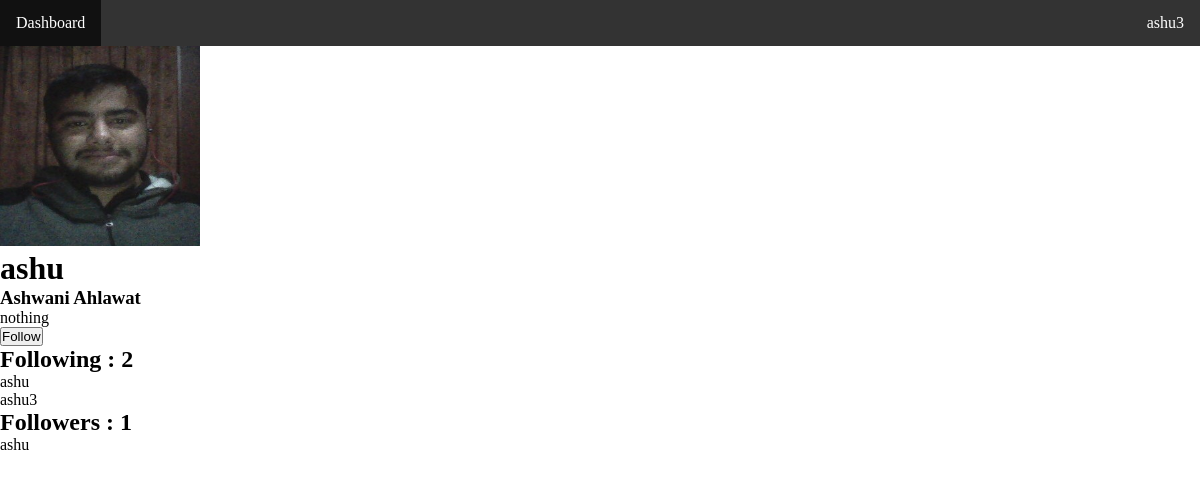
Page /accounts/profile/ashu (signed in) on the committed database.
### accounts/models.py (models this page shows, shortened)
class Profile(models.Model):
    gender_choices = (
        ("Male","Male"),
        ("Female", "Female"),
        ("Other", "Other")
    )
    user = models.OneToOneField(User, models.CASCADE)
    about = models.TextField(blank=True)
    dp = models.ImageField(default = "images/defaults/dp.png", upload_to = "images/dps/")
    phone = models.CharField(blank=True, max_length=13)
    gender = models.CharField(blank=True, choices=gender_choices, max_length=7)
    bday = models.DateField(blank=True,null=True)
    followers = models.ManyToManyField('self',blank=True,related_name='user_followers',symmetrical=False)
    following = models.ManyToManyField('self',blank=True,related_name='user_following',symmetrical=False)
    edited = models.DateTimeField(auto_now=True)

### accounts/views.py (the view, shortened to what this page needs)
# urls.py: path('profile/<str:username>', views.profile_other),
def profile_other(request, username):
    followed = False
    try:
        user_other = User.objects.get(username=username)
        profile_other = Profile.objects.get(user = user_other)
        if request.user.is_authenticated:
            profile = Profile.objects.get(user=request.user)
            if profile_other in profile.following.all():
                followed = True
    except Exception as e:
        print(e)
        profile_other = None
    data = {
        "profile" : profile_other,
        "followed" : followed
    }
    return render(request, "accounts/profile_other.html", data)

### templates/accounts/profile_other.html (shortened to what this page needs)
{% extends 'base.html' %}
{% block content %}
    {% if profile %}
    <div>
        <img src="/media/{{profile.dp}}" alt="" height="200" width="200">
        <h1> {{profile.user.username}} </h1>
        <h3>{{profile.user.first_name}} {{profile.user.last_name}}</h3>
        <p>{{profile.about|linebreaks}}</p>
        {% if request.user.is_authenticated %}
            <form action="" method="post">
                {% if followed %}
                    <input type="submit" value="Unfollow">
                {% else %}
                    <input type="submit" value="Follow">
                {% endif %}
            </form>
            <div>
                <h2>Following : {{profile.following.all|length}}</h2>
                <ul>
                    {% for follower in profile.following.all|slice:":10" %}
                        <li>{{follower.user.username}}</li>
                    {% endfor %}
                </ul>
            </div>
            <div>
                <h2>Followers : {{profile.followers.all|length}}</h2>
                <ul>
                    {% for follower in profile.followers.all|slice:":10"  %}
                        <li>{{follower.user.username}}</li>
                    {% endfor %}
                </ul>
            </div>
        {% else %}
            <p>To follow people or see the followers/following you need to login <a href="/accounts/login">here</a></p>
        {% endif %}
    </div>
    {% else %}
    <div>
        User doesn't exist
    </div>
    {% endif %}
{% endblock %}

### templates/base.html (shortened to what this page needs)
<!DOCTYPE html>
<html lang="en">
<head>
    <link rel="stylesheet" href="/media/css/base.css">
</head>
<body>
    <ul class="navbar">
        <li><a class="active" href="/dash">Dashboard</a></li>
        <li style="float: right;">
            {% if user.is_authenticated %}
                <a href="/accounts/profile">{{user.username}}</a>
            {% else %}
                <a href="/accounts/login">Account</a>
            {% endif %}
        </li>
    </ul>
    {% block content %}
    {% endblock %}
</body>
</html>

### media/css/base.css (style rules this page uses)
* { padding: 0; margin: 0; }
.navbar { list-style-type: none; margin: 0; padding: 0; overflow: hidden; background-color: #333; }
.navbar li { float: left; }
.navbar li a { display: block; color: white; text-align: center; padding: 14px 16px; text-decoration: none; }

### rows in the picture
Profile: dp (picture), user.username "ashu", user.first_name "Ashwani", user.last_name "Ahlawat", about "nothing", following.all|length "2", followers.all|length "1"
Profile: user.username "ashu3"

### other values in the picture
{{ user.username }} "ashu3"
